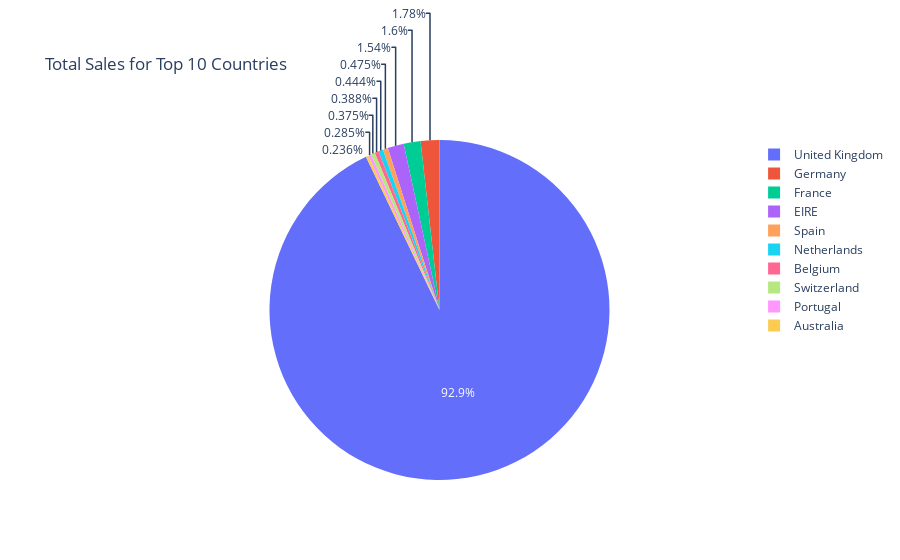

The notebook cell this image was saved under:
### Code cell
countries10 = countries.head(10)
fig = px.pie(countries10, values='Amount of Sales for Country', names=countries10.index, title='Total Sales for Top 10 Countries')
fig.update_traces(
        hovertemplate='')
fig.show()

### Figure 1 — Plotly figure (JSON) as saved in the notebook; plotly's stock layout.template omitted (floating-point values rounded to 4 significant figures)
{"data": [{"domain": {"x": [0, 1], "y": [0, 1]}, "hovertemplate": "", "labels": ["United Kingdom", "Germany", "France", "EIRE", "Spain", "Netherlands", "Belgium", "Switzerland", "Portugal", "Australia"], "legendgroup": "", "name": "", "showlegend": true, "type": "pie", "values": [495478, 9495, 8557, 8196, 2533, 2371, 2069, 2002, 1519, 1259]}], "layout": {"legend": {"tracegroupgap": 0}, "title": {"text": "Total Sales for Top 10 Countries"}}}
